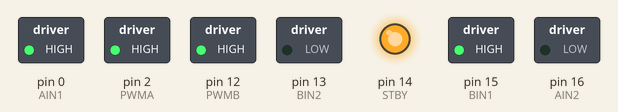
This sketch was run on a simulated Arduino Uno, built with avr-gcc and run on an emulated ATmega328P. Shown: switched loads named in the sketch (green lamp = pin HIGH), output pins drawn as LEDs (lit = HIGH).

Above: at 0.5 s.
At 2.37 s:
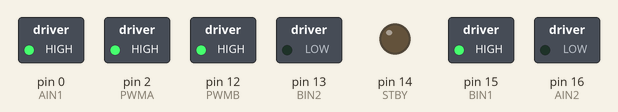
Timing chart, 0 to 3.0 s (numbered marks = the images above):
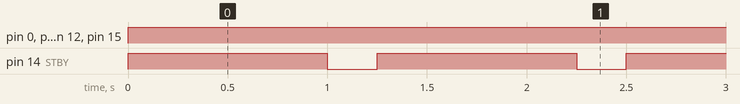

The sketch:

motor_driver_test.ino
```cpp
//motor A connected between A01 and A02
//motor B connected between B01 and B02

int STBY = 14; //standby

//Motor A
int PWMA = 2; //Speed control
int AIN1 = 0; //Direction
int AIN2 = 16; //Direction

//Motor B
int PWMB = 12; //Speed control
int BIN1 = 15; //Direction
int BIN2 = 13; //Direction

void setup(){
pinMode(STBY, OUTPUT);

pinMode(PWMA, OUTPUT);
pinMode(AIN1, OUTPUT);
pinMode(AIN2, OUTPUT);

pinMode(PWMB, OUTPUT);
pinMode(BIN1, OUTPUT);
pinMode(BIN2, OUTPUT);
}

void loop(){
move(1, 1000, 1); //motor 1, full speed, left
move(2, 1000, 1); //motor 2, full speed, left=

delay(1000);
stop();
delay(250);
}

void move(int motor, int speed, int direction){
//Move specific motor at speed and direction
//motor: 0 for B 1 for A
//speed: 0 is off, and 255 is full speed
//direction: 0 clockwise, 1 counter-clockwise

digitalWrite(STBY, HIGH); //disable standby

boolean inPin1 = LOW;
boolean inPin2 = HIGH;

if(direction == 1){
inPin1 = HIGH;
inPin2 = LOW;
}

if(motor == 1){
digitalWrite(AIN1, inPin1);
digitalWrite(AIN2, inPin2);
analogWrite(PWMA, speed);
}else{
digitalWrite(BIN1, inPin1);
digitalWrite(BIN2, inPin2);
analogWrite(PWMB, speed);
}
}

void stop(){
//enable standby
digitalWrite(STBY, LOW);
}
```

Measured:
- by itself, pin 0 (AIN1), pin 2 (PWMA), pin 12 (PWMB), pin 15 (BIN1): LOW → HIGH at 0.00 s
- by itself, pin 14 (STBY): alternates HIGH for 1.0 s and LOW for 0.25 s
